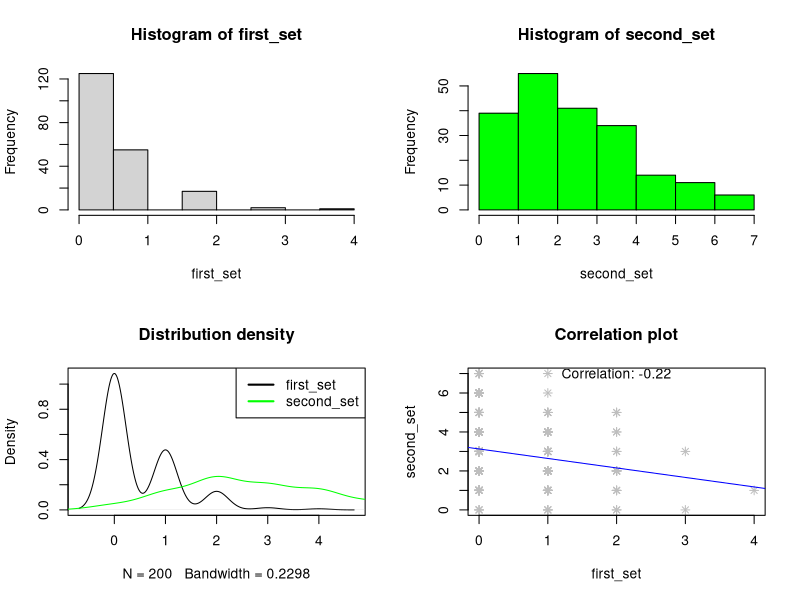

Here is the R script that generated this plot:
# Practice 1 (11.09.21)

# 1. Generate two Poisson random sets consisting of 200 numbers: the first set w/ mean = 0.5, the second one - w/ mean = 3. /rpois
first_set = rpois(200, 0.5)
first_set
second_set = rpois(200, 3)
second_set

# 2. Create plots with a(-) distribution(-s) of both two sets.
par(mfrow=c(2,2))
hist(first_set) # I have chosen histogram (freq. distribution) to analyze how often each value in a set of data occurs.
hist(second_set, col = "green")
plot(density(first_set), main = "Distribution density") # As it was discussed in Lecture 1, density f. is a good choice to show some distr. on a one plot at once.
lines(density(second_set), col = "green")
legend(x = "topright", legend = c("first_set", "second_set"), lty = c(1, 1), col = c("black", "green"), lwd = 2)  

# 3. Find out whether a linear dependence between these two sets exists.
sets = cbind(first_set, second_set)
plot(sets[,1],sets[,2], pch = 8, col = "grey", main = "Correlation plot", xlab = "first_set", ylab = "second_set") # plot(sets) ## poisson -> only integers
lm(sets[,2] ~ sets[,1]) ## linear regression
abline(lm(sets[,2] ~ sets[,1]), col = "blue",)
text(paste("Correlation:", round(cor(sets[,1], sets[,2]), 2)), x = 2, y = 7) # x n y may be outside due to random sets formation. That is why:
cor.test(sets[,1],sets[,2]) # the more abs. value of cor. [-1,1], the stronger dependence between the sets.

# 4. Save two datasets in txt.
write.table(sets,'sets.txt')
